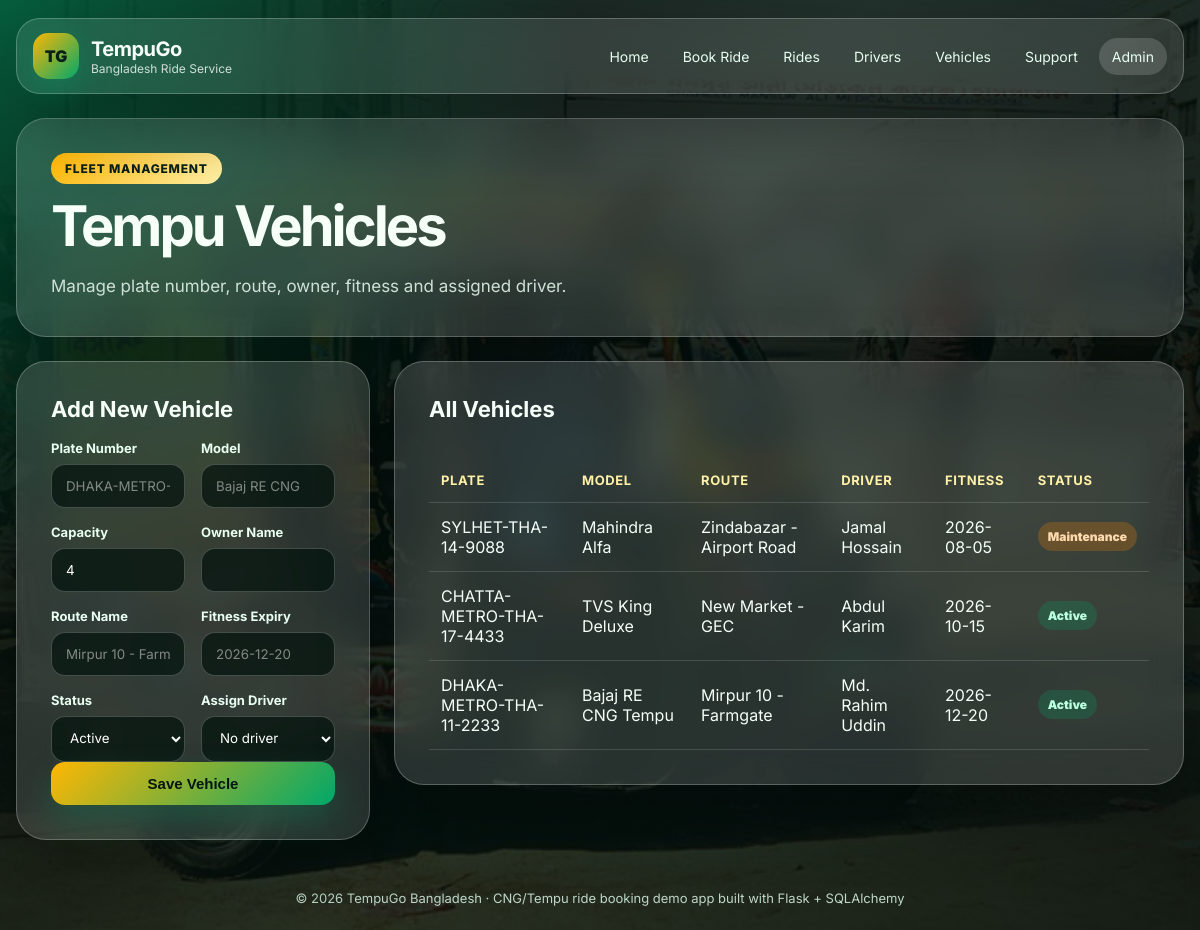
Page /vehicles on the committed database.
### pathao_tempu_service_app/app.py (models this page shows)
class Vehicle(db.Model):
    id = db.Column(db.Integer, primary_key=True)
    plate_number = db.Column(db.String(50), nullable=False, unique=True)
    model = db.Column(db.String(100), nullable=False)
    capacity = db.Column(db.Integer, default=4)
    owner_name = db.Column(db.String(100), nullable=False)
    route_name = db.Column(db.String(100), nullable=False)
    fitness_expiry = db.Column(db.String(50), nullable=True)
    status = db.Column(db.String(20), default="Active")  # Active / Maintenance / Inactive
    driver_id = db.Column(db.Integer, db.ForeignKey("driver.id"), nullable=True)
    created_at = db.Column(db.DateTime, default=datetime.utcnow)
    rides = db.relationship("Ride", backref="vehicle", lazy=True)

class Driver(db.Model):
    id = db.Column(db.Integer, primary_key=True)
    name = db.Column(db.String(100), nullable=False)
    phone = db.Column(db.String(20), nullable=False)
    nid = db.Column(db.String(30), nullable=True)
    license_no = db.Column(db.String(50), nullable=True)
    service_area = db.Column(db.String(100), nullable=False)
    status = db.Column(db.String(20), default="Available")  # Available / Busy / Offline
    rating = db.Column(db.Float, default=5.0)
    total_rides = db.Column(db.Integer, default=0)
    created_at = db.Column(db.DateTime, default=datetime.utcnow)
    vehicles = db.relationship("Vehicle", backref="driver", lazy=True)
    rides = db.relationship("Ride", backref="driver", lazy=True)

### pathao_tempu_service_app/app.py (the view, shortened to what this page needs)
@app.route("/vehicles", methods=["GET", "POST"])
def vehicles():
    all_vehicles = Vehicle.query.order_by(Vehicle.created_at.desc()).all()
    all_drivers = Driver.query.order_by(Driver.name).all()
    return render_template("vehicles.html", vehicles=all_vehicles, drivers=all_drivers)

### pathao_tempu_service_app/templates/vehicles.html (shortened to what this page needs)
{% extends "base.html" %}
{% block content %}
<section class="page-title glass-card compact">
    <span class="pill">Fleet Management</span>
    <h1>Tempu Vehicles</h1>
    <p>Manage plate number, route, owner, fitness and assigned driver.</p>
</section>
<section class="form-layout">
    <div class="form-card glass-card">
        <h2>Add New Vehicle</h2>
        <form method="POST">
            <div class="form-grid">
                <div class="form-group"><label>Plate Number</label><input name="plate_number" placeholder="DHAKA-METRO-THA-11-2233" required></div>
                <div class="form-group"><label>Model</label><input name="model" placeholder="Bajaj RE CNG" required></div>
                <div class="form-group"><label>Capacity</label><input type="number" name="capacity" min="1" value="4" required></div>
                <div class="form-group"><label>Owner Name</label><input name="owner_name" required></div>
                <div class="form-group"><label>Route Name</label><input name="route_name" placeholder="Mirpur 10 - Farmgate" required></div>
                <div class="form-group"><label>Fitness Expiry</label><input name="fitness_expiry" placeholder="2026-12-20"></div>
                <div class="form-group">
                    <label>Status</label>
                    <select name="status"><option>Active</option><option>Maintenance</option><option>Inactive</option></select>
                </div>
                <div class="form-group">
                    <label>Assign Driver</label>
                    <select name="driver_id">
                        <option value="">No driver</option>
                    </select>
                </div>
            </div>
            <button class="btn primary full" type="submit">Save Vehicle</button>
        </form>
    </div>
    <div class="table-card glass-card wide">
        <div class="table-header"><h2>All Vehicles</h2></div>
        <div class="table-wrap">
            <table>
                <thead><tr><th>Plate</th><th>Model</th><th>Route</th><th>Driver</th><th>Fitness</th><th>Status</th></tr></thead>
                <tbody>
                {% for vehicle in vehicles %}
                    <tr>
                        <td>{{ vehicle.plate_number }}</td>
                        <td>{{ vehicle.model }}</td>
                        <td>{{ vehicle.route_name }}</td>
                        <td>{{ vehicle.driver.name if vehicle.driver else "Not assigned" }}</td>
                        <td>{{ vehicle.fitness_expiry }}</td>
                        <td><span class="status {{ vehicle.status|lower }}">{{ vehicle.status }}</span></td>
                    </tr>
                {% else %}
                    <tr><td colspan="6" class="empty">No vehicles found.</td></tr>
                {% endfor %}
                </tbody>
            </table>
        </div>
    </div>
</section>
{% endblock %}

### pathao_tempu_service_app/static/css/style.css (style rules this page uses)
:root { --green: #00a86b; --green-dark: #007a50; --gold: #ffb703; --orange: #fb8500; --dark: #07120f; --text: #f7fff9; --muted: #cfe1d7; --card: rgba(255, 255, 255, 0.14); --card-strong: rgba(255, 255, 255, 0.20); --border: rgba(255, 255, 255, 0.24); --shadow: 0 24px 70px rgba(0, 0, 0, 0.34); }
* { margin: 0; padding: 0; box-sizing: border-box; }
body { min-height: 100vh; font-family: "Inter", Arial, sans-serif; color: var(--text); background: #08130f; }
.glass-card, .stat-card, .feature-card { border: 1px solid var(--border); background: var(--card); backdrop-filter: blur(18px); box-shadow: var(--shadow); }
.hero-content, .hero-panel, .page-title, .form-card, .side-card, .table-card, .success-card { border-radius: 30px; padding: 34px; }
.hero h1, .page-title h1, .success-card h1 { font-size: clamp(36px, 6vw, 72px); line-height: 0.95; letter-spacing: -3px; margin: 16px 0 18px; }
.hero p, .page-title p, .success-card p { color: var(--muted); line-height: 1.8; font-size: 17px; max-width: 760px; }
.pill { display: inline-flex; width: fit-content; align-items: center; padding: 8px 14px; border-radius: 999px; color: #082018; background: linear-gradient(135deg, var(--gold), #fff1a8); font-weight: 800; font-size: 12px; text-transform: uppercase; letter-spacing: 0.8px; }
.btn, .small-btn { border: none; cursor: pointer; display: inline-flex; align-items: center; justify-content: center; gap: 8px; font-weight: 800; border-radius: 14px; transition: 0.2s ease; }
.btn { padding: 13px 18px; font-size: 15px; }
.btn.primary { color: #061510; background: linear-gradient(135deg, var(--gold), var(--green)); box-shadow: 0 16px 32px rgba(0, 168, 107, 0.26); }
.btn.full { width: 100%; }
.hero-panel h3, .form-card h2, .side-card h3, .table-header h2 { font-size: 22px; margin-bottom: 18px; }
.mini-form, .form-group { display: flex; flex-direction: column; gap: 8px; }
label { color: #e8fff2; font-weight: 700; font-size: 13px; }
input, select, textarea { width: 100%; border: 1px solid rgba(255, 255, 255, 0.22); outline: none; border-radius: 14px; padding: 13px 14px; background: rgba(4, 19, 13, 0.72); color: white; font-family: inherit; }
input::placeholder, textarea::placeholder { color: rgba(255, 255, 255, 0.48); }
.compact { margin-bottom: 24px; }
.compact h1 { font-size: clamp(34px, 5vw, 56px); }
.form-layout { display: grid; grid-template-columns: 1.1fr 0.9fr; gap: 24px; align-items: start; }
.form-grid { display: grid; grid-template-columns: repeat(2, 1fr); gap: 16px; }
.table-card { margin-top: 24px; }
.table-card.wide { margin-top: 0; }
.table-header, .filter-bar { display: flex; justify-content: space-between; align-items: center; gap: 14px; flex-wrap: wrap; margin-bottom: 18px; }
.table-wrap { overflow-x: auto; }
table { width: 100%; border-collapse: collapse; min-width: 720px; }
th, td { padding: 14px 12px; text-align: left; border-bottom: 1px solid rgba(255, 255, 255, 0.14); vertical-align: middle; }
th { color: #fff1a8; font-size: 13px; text-transform: uppercase; letter-spacing: 0.6px; }
td { color: #f5fff8; }
.status { display: inline-flex; padding: 7px 10px; border-radius: 999px; font-size: 12px; font-weight: 900; white-space: nowrap; background: rgba(255, 255, 255, 0.16); color: white; }
.status.available, .status.active, .status.completed, .status.closed { background: rgba(0, 168, 107, 0.22); color: #baffdf; }
.status.pending, .status.maintenance { background: rgba(251, 133, 0, 0.24); color: #ffd9ae; }

### rows in the picture
Vehicle: plate_number "SYLHET-THA-14-9088", model "Mahindra Alfa", route_name "Zindabazar - Airport Road", driver "Jamal Hossain", fitness_expiry "2026-08-05", status "Maintenance"
Vehicle: plate_number "CHATTA-METRO-THA-17-4433", model "TVS King Deluxe", route_name "New Market - GEC", driver "Abdul Karim", fitness_expiry "2026-10-15", status "Active"
Vehicle: plate_number "DHAKA-METRO-THA-11-2233", model "Bajaj RE CNG Tempu", route_name "Mirpur 10 - Farmgate", driver "Md. Rahim Uddin", fitness_expiry "2026-12-20", status "Active"
